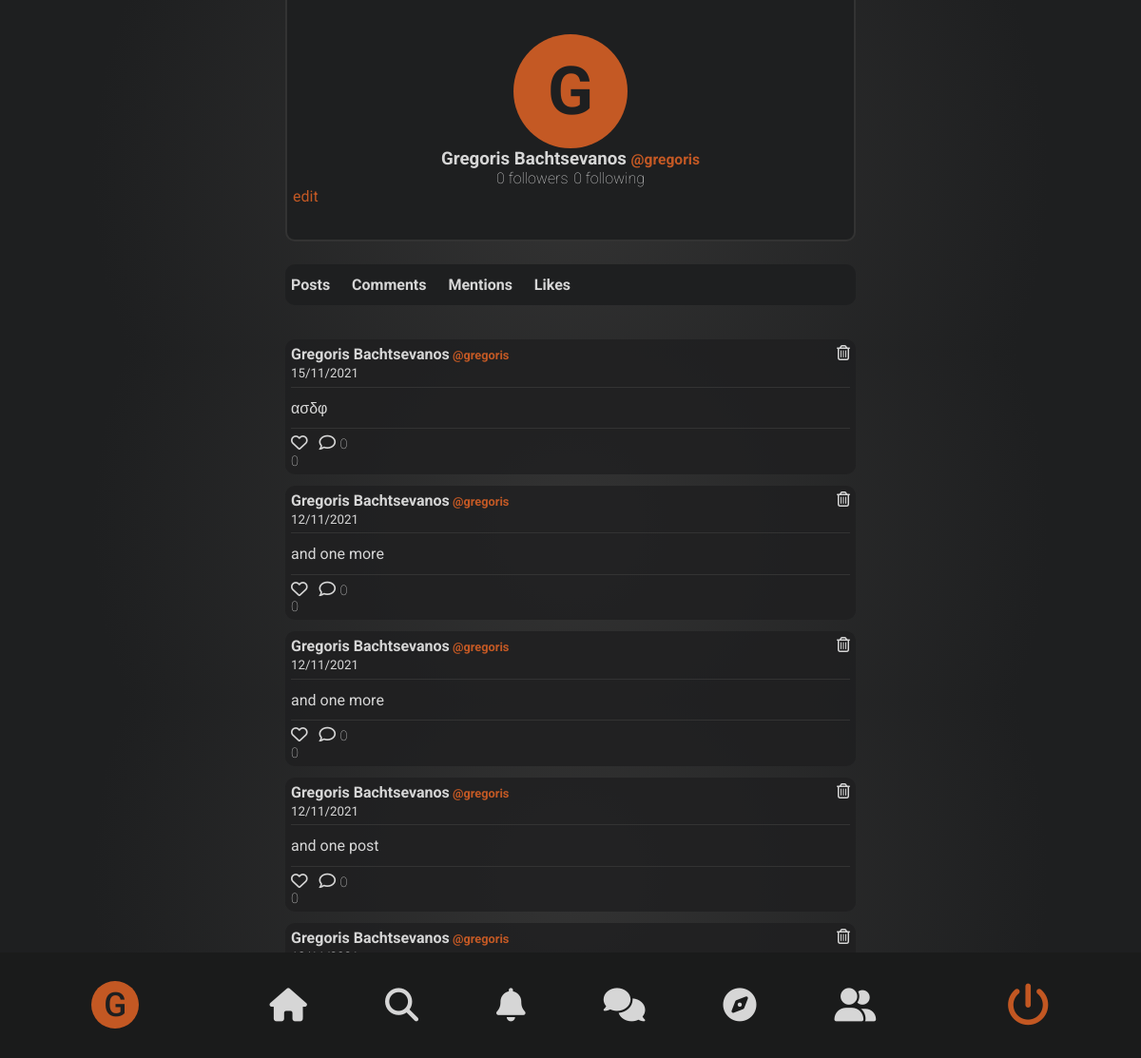
The app's page /profile.php?id=7 (signed in), older data.
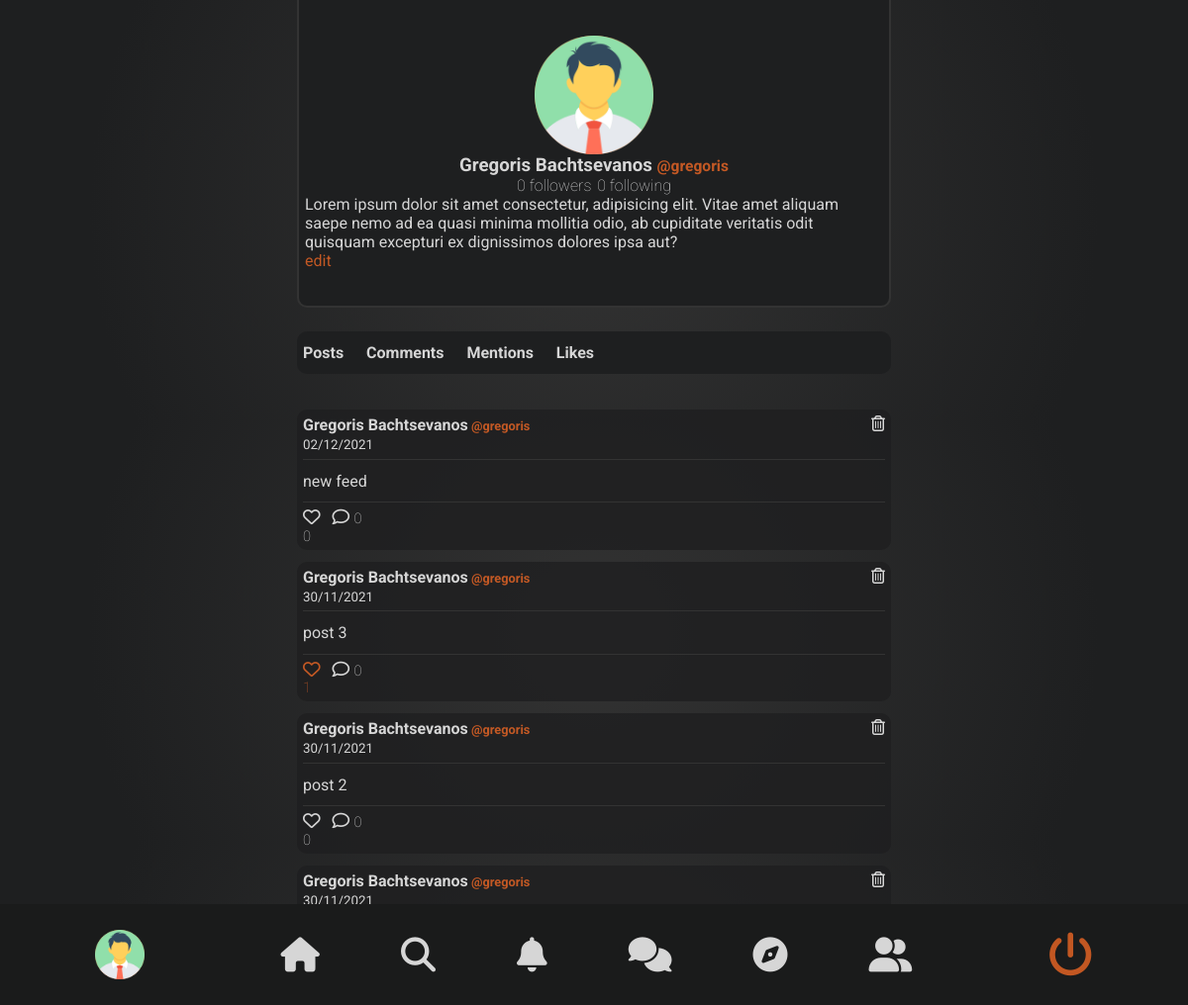
The same page, newer data.
### tables this page shows
CREATE TABLE `users` (
  `id` int(10) UNSIGNED NOT NULL,
  `username` varchar(20) DEFAULT NULL,
  `fullname` varchar(60) DEFAULT NULL,
  `bio` varchar(300) DEFAULT NULL,
  `avatar` varchar(50) DEFAULT NULL,
  `type` tinyint(4) DEFAULT 1,
  `status` tinyint(4) DEFAULT 0,
  `followers` int(10) UNSIGNED DEFAULT 0,
  `following` int(10) UNSIGNED DEFAULT 0,
  `auth_key` varchar(50) DEFAULT NULL
);

CREATE TABLE `posts` (
  `id` int(10) UNSIGNED NOT NULL,
  `user_id` int(10) UNSIGNED DEFAULT NULL,
  `parent_id` int(10) UNSIGNED DEFAULT NULL,
  `message` varchar(1000) DEFAULT NULL,
  `video` varchar(100) DEFAULT NULL,
  `images` varchar(100) DEFAULT NULL,
  `audio` varchar(30) DEFAULT NULL,
  `date_created` datetime DEFAULT NULL,
  `total_views` int(10) UNSIGNED DEFAULT 0,
  `total_reposts` int(10) UNSIGNED DEFAULT 0,
  `total_likes` int(10) UNSIGNED DEFAULT 0,
  `total_comments` int(10) UNSIGNED DEFAULT 0,
  `mentions` varchar(255) DEFAULT NULL,
  `hashtags` varchar(255) DEFAULT NULL,
  `repost_id` int(10) UNSIGNED DEFAULT NULL
);

### app/model/settings.php (called while the page is built, shortened)
<?php
$dbhost = 'localhost';
$dbuser = 'root';
$dbpass = '';
$dbname = 'socialnetwork';
class DB extends SQL{
    public $pdo, $i='`';
    function __construct($c){
        extract($c);
        $this->pdo = new PDO($dsn, $user, $pass, $args);
    }
    function row($q, $p = NULL){
        return($s = $this->query($q, $p)) ? $s -> fetch(PDO::FETCH_OBJ) : 0;
    }
    function fetch($q,$p=NULL){
        return($s = $this->query($q,$p))?$s->fetchAll(PDO::FETCH_OBJ):0;
    }
    function query($q,$p=NULL){
        $s = $this->pdo -> prepare(self::$q[] = str_replace('"', $this->i, $q));
        $s -> execute($p);
        return $s;
    }
}
$config = array(
        'dsn' => 'mysql:host='.$dbhost.';dbname='.$dbname.'',
        'user' => $dbuser,
        'pass' => $dbpass,
        'args' => array(
			PDO::ATTR_ERRMODE => PDO::ERRMODE_EXCEPTION,
			PDO::MYSQL_ATTR_INIT_COMMAND => "SET NAMES utf8"
        )
);
$db = new DB($config);
?>

### public/includes/feeds.php (the view, shortened to what this page needs)
<?php
foreach(array_reverse($rows) as $post):
    $sql = "SELECT `fullname`, `username`, id FROM `users` WHERE `id` = '$post->user_id'";
    $row = $db->row($sql);
    $liked_class = '';
    $sql = 'SELECT `date` FROM posts_likes WHERE post_id = ? AND user_id = ?';
    $params = array($post->id, $_SESSION['user']);
    $like = $db->row($sql, $params);
    if(isset($like->date)){
        $liked_class = 'liked';
    }
    $rows = $db->fetch($sql, $params);?>
    <div class="feed" data-id="<?php echo $post->id ?>">
        <div class="feed-info">
            <div class="post-header">
                <?php echo "<h4>".ucwords($row->fullname)."<a href='../public/profile.php?id=".$row->id."'><span> @$row->username</span></a></h4>";
                echo $_SESSION['user'] === $post->user_id ?  "<i class='far fa-trash-alt delete-feed' data-id='$post->id'></i>" : null; ?>
            </div>
                <span><small><?php echo date("d/m/Y", strtotime($post->date_created)) ?></small></span>
            <hr>
        </div>
        <div class="feed-message">
            <p class="post-msg"><?php echo $post->message ?></p>
            <hr>
            <div class="reactions">
                <span class="fas fa-heart <?php echo $liked_class?>">
                    <small class="likes"><?php echo $post->total_likes?></small>
                </span>
                <div class="comment-body">
                    <span class="fas fa-comment" id="<?php echo $post->id ?>">
                        <small class="comment-count"><?php echo $post->total_comments?></small>
                    </span>
                </div>
            </div>
        </div>
    </div>
<?php endforeach; ?>

### public/includes/header.php (shortened to what this page needs)
<?php
	require_once "../app/model/settings.php";
?>
<!doctype html>
<html lang="en">
<head>
	<link rel="stylesheet" href="../styles/style.css">
	<link rel="stylesheet" href="https://cdnjs.cloudflare.com/ajax/libs/font-awesome/4.7.0/css/font-awesome.min.css">
</head>
<body>

### public/includes/navigationbar.php (shortened to what this page needs)
<?php
        $sql = "SELECT * FROM users WHERE id = ?";
        $params = array($_SESSION['user']);
        $row = $db->row($sql, $params);
        if($row->avatar){
            $avatar = "<img style='width:100%' src='../files/assets/img/avatars/".$row->avatar."'>";
        }else{
            $avatar = "<span class='user-icon'>".substr(ucwords($row->fullname),0,1)."</span>";
        }
?>
<nav id='nav-container'>
    <ul id='nav-items'>
        <li id='nav-item'>
            <a id='user' href='./profile.php?id=<?php echo $_SESSION['user'] ?>'><?php echo $avatar ?></a>
        </li>
        <div id="space">
        <li id='nav-item'>
            <a href="./homepage.php"><i class='fas fa-home' style='font-size:35px'></i></a>
        </li>
        <li id='nav-item'>
            <a href="#"><i class='fas fa-search' style='font-size:35px'></i></a>
        </li>
        <li id='nav-item'>
            <a href="#"><i class='fas fa-bell' style='font-size:35px'></i></a>
        </li>
        <li id='nav-item'>
            <a href="#"><i class='fas fa-comments' style='font-size:35px'></i></a>
        </li>
        <li id='nav-item'>
            <a href="#"><i class='fas fa-compass' style='font-size:35px'></i></a>
        </li>
        <li id='nav-item'>
            <a href="#"><i class='fas fa-user-friends' style='font-size:35px'></i></a>
        </li>
        </div>
        <li id='nav-item'>
            <a id='logout' href='index.php?logout=1'><i class="fas fa-power-off" style="font-size:45px"></i></a>
        </li>
    </ul>
</nav>

### public/profile.php (shortened to what this page needs)
<?php
require_once "includes/header.php";
include "includes/navigationbar.php";
if(isset($_GET["id"])){
	$sql = "SELECT * FROM `users` WHERE id = ?";
	$params = array($_GET["id"]);
	$row = $db -> row($sql, $params);
	if(isset($_GET['id'])){
        $sql = "SELECT * FROM users WHERE id = ?";
        $params = array($_GET['id']);
        $rowUser = $db->row($sql, $params);
        if($rowUser->avatar){
            $profileAvatar = "<img style='width:100%' src='../files/assets/img/avatars/".$row->avatar."'>";
        }else{
            $profileAvatar = "<span class='user-icon'>".substr(ucwords($rowUser->fullname),0,1)."</span>";
        }
    }
}
?>
<div class="profile-container" >
	<div class="user-container" data-id="<?php echo $row->id ?>">
		<div class="user">
			<div class="img">
				<?php echo $profileAvatar; ?>
			</div>
			<div class="name">
				<h3><?php echo $row->fullname ?> <small><?php echo "@".$row->username ?></small></h3>
			</div>
			<div class="info">
				<p><?php echo $row->followers ?> followers</p>
				<p><?php echo $row->following ?> following</p>
			</div>
		</div>
		<p><?php echo $row->bio ?></p>
		<p id="btn-profile">
			<?php echo $_SESSION['user'] === $_GET["id"] ? "<a href='edit.php'>edit</a>" : "<button class='follow-btn'>follow</button>" ?>
		</p>
	</div>
	<div class="actions-container">
		<div class="action-type">
			<div class="action post-action">
				<h4>Posts</h4>
			</div>
			<div class="action comment-action">
				<h4>Comments</h4>
			</div>
			<div class="action mention-action">
				<h4>Mentions</h4>
			</div>
			<div class="action like-action">
				<h4>Likes</h4>
			</div>
		</div>
	</div>
	<div class="status-container">
		<div class='get-posts'>
			<?php
			$sql = "SELECT * FROM posts WHERE user_id = ? AND parent_id is NULL";
			$params = array($_GET["id"]);
			$rows = $db->fetch($sql, $params);
			include "includes/feeds.php"; ?>
		</div>
			<?php
			$sql = "SELECT * FROM posts_likes WHERE user_id = ?";
			$params = array($_GET["id"]);
			$rows = $db->fetch($sql, $params);
			foreach($rows as $index){
				include "includes/feeds.php";
			}?>
	</div>
</div>
<?php require_once "includes/footer.php" ?>

### public/includes/footer.php (shortened to what this page needs)
</body>
</html>

Row changes from the older to the newer data that the page shows:
removed posts: user.fullname "Gregoris Bachtsevanos", user.username "gregoris", date_created "15/11/2021", message "ασδφ", total_likes "0", total_comments "0"
removed posts: user.fullname "Gregoris Bachtsevanos", user.username "gregoris", date_created "12/11/2021", message "and one more", total_likes "0", total_comments "0"
removed posts: user.fullname "Gregoris Bachtsevanos", user.username "gregoris", date_created "12/11/2021", message "and one more", total_likes "0", total_comments "0"
removed posts: user.fullname "Gregoris Bachtsevanos", user.username "gregoris", date_created "12/11/2021", message "and one post", total_likes "0", total_comments "0"
removed posts: user.fullname "Gregoris Bachtsevanos", user.username "gregoris"
changed users "Gregoris Bachtsevanos": avatar: picture added; bio (not shown) → "Lorem ipsum dolor sit amet consectetur, adipisicing elit. Vitae amet aliquam saepe nemo ad ea quasi minima mollitia odio, ab cupiditate veritatis odit quisquam excepturi ex dignissimos dolores ipsa aut?"; fullname "G" → (not shown)
added posts: user.fullname "Gregoris Bachtsevanos", user.username "gregoris", date_created "02/12/2021", message "new feed", total_likes "0", total_comments "0"
added posts: user.fullname "Gregoris Bachtsevanos", user.username "gregoris", date_created "30/11/2021", message "post 3", total_likes "1", total_comments "0"
added posts: user.fullname "Gregoris Bachtsevanos", user.username "gregoris", date_created "30/11/2021", message "post 2", total_likes "0", total_comments "0"
added posts: user.fullname "Gregoris Bachtsevanos", user.username "gregoris", date_created "30/11/2021"
